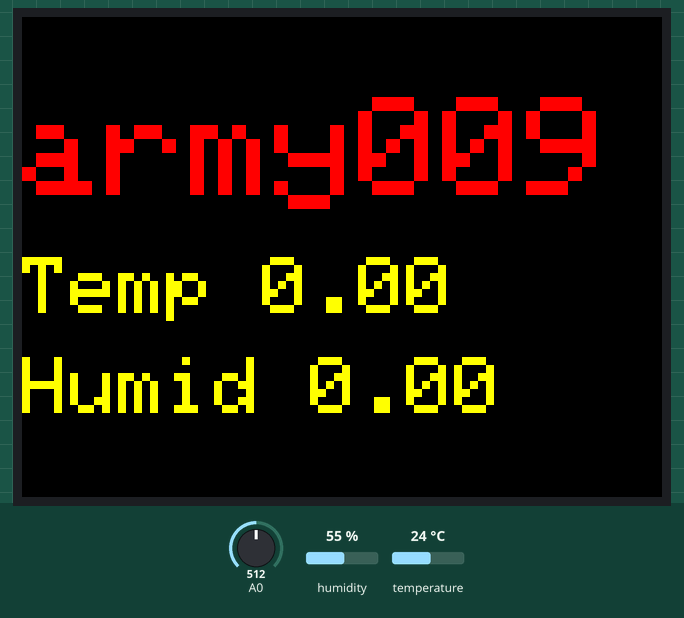
Recording of a sketch running on a simulated ESP8266 (NodeMCU). Parts: 320×240 colour display. The test bench sets the inputs (shaded band); at power-on: temperature 24 °C, humidity 55 %, A0 = 512. WiFi joins after 1.5 s; servers stay silent unless stated; uploads are accepted with an empty reply; what the sketch prints to the serial monitor is not drawn.

Above: at 2.9 s.
3.0 s: temperature set to 28 °C
At 8.0 s:
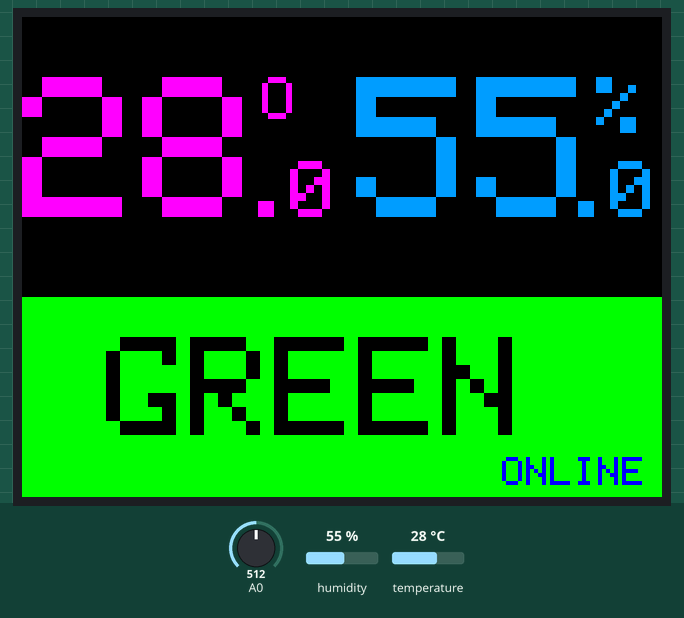
8.3 s: humidity set to 29 %
At 10.0 s:
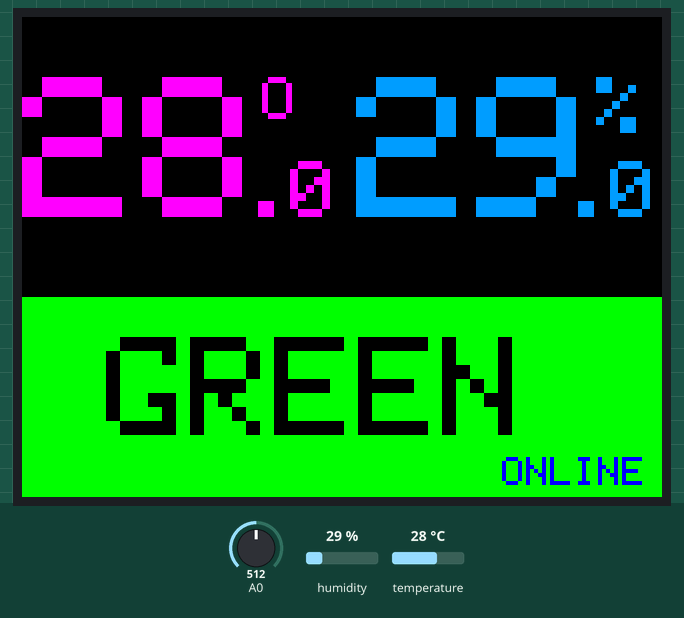
11.0 s: humidity set to 26 %
At 13.1 s:
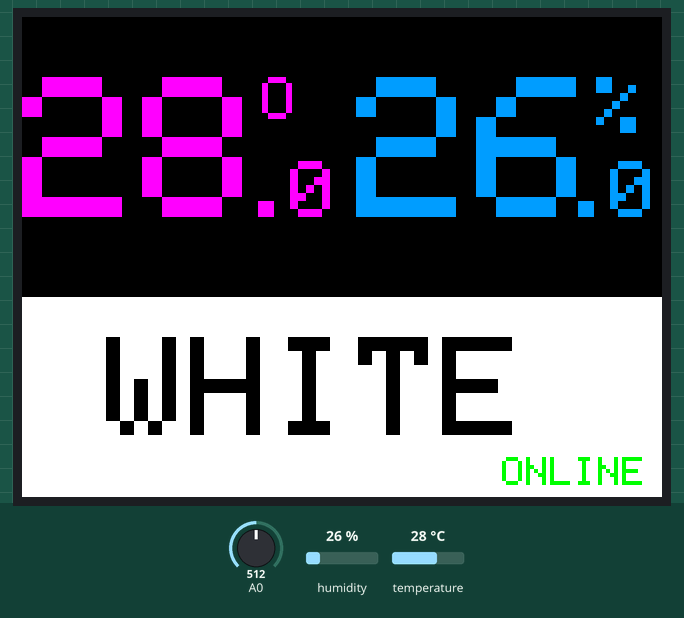
13.7 s: temperature set to 41 °C
At 16.0 s:
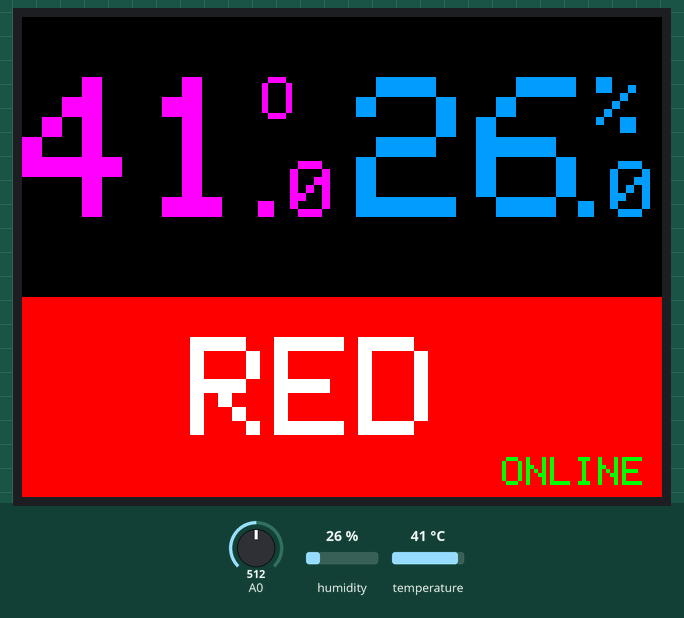
16.3 s: humidity set to 68 %
At 17.8 s:
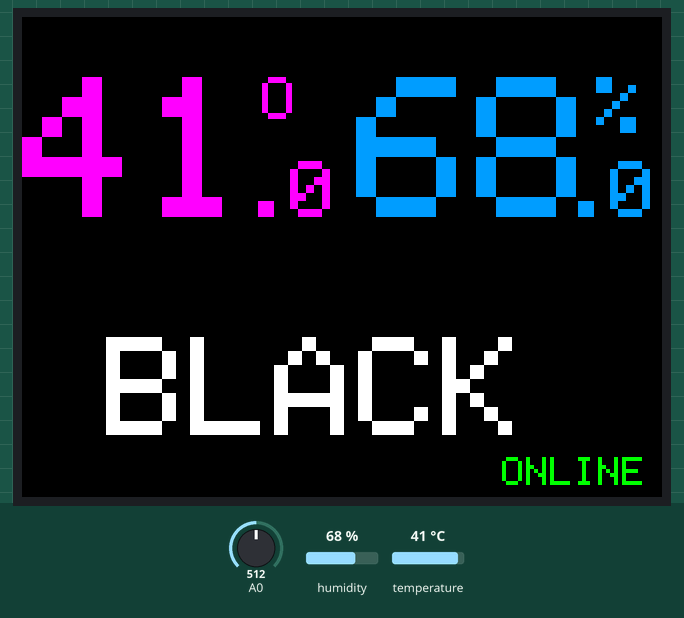
19.0 s: temperature set to 31 °C
At 20.8 s:
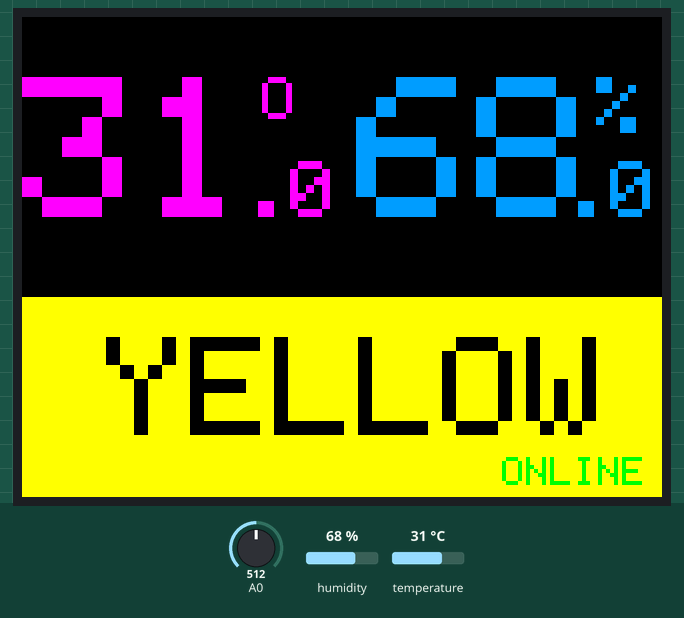
Timing chart, 0 to 22.3 s (numbered marks = the images above; inputs shaded):
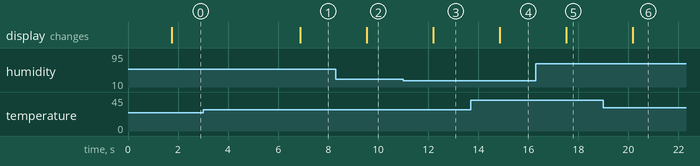

The sketch:

HT-Army_arduino-API.ino
```cpp
/*Connect
HT22
HT22 <---> D1
VCC <---> 3V3,
GND <---> GND
LED2.4Display
LED <---> 3V3
CS <---> D2
RST <---> D3
D/C <---> D4
MOSI <---> D7
SCK <---> D5
VCC <---> 3V3,l
GND <---> GND

{
  "rules": {
    "UsersData": {
      "$uid": {
        ".read": "$uid === auth.uid",
        ".write": "$uid === auth.uid"
      }
    },
    "config" : {
      ".read": true,
    	".write": true
    }
  }
}

*/
#include <WiFiManager.h> // https://github.com/tzapu/WiFiManager
#include <NTPClient.h> //firebase
#include <ESP8266HTTPClient.h>
#include <WiFiUdp.h>
#include <Firebase_ESP_Client.h>
#include "addons/TokenHelper.h"
#include "addons/RTDBHelper.h"
#include "DHT.h"
#include <Adafruit_GFX.h>    // Core graphics library
#include <Adafruit_ST7789.h> // Hardware-specific library for ST7789
#include <SPI.h>
#include <Arduino.h>

#define TFT_CS         D2   //14
#define TFT_RST        D3   //15
#define TFT_DC         D4   //32
#define DHTPIN D1
#define DHTTYPE DHT22
#define USER_EMAIL "army009@ht.com"        //---------------------
#define DEVICE_ID "army009"  //----------------------------------------
#define ST77XX_B 0X04FF
#define ST77XX_M 0XF81F
#define ST77XX_CYAN 0X07FF

String url = "https://ht-army-api-default-rtdb.asia-southeast1.firebasedatabase.app/post.json";  //----------------------------------------
int timerDelay = 60;  //----------------------------------------

bool firsttime = true;
float humid,temp,hic,water;
int train,rest,timestamp;
String flag,status;
unsigned long sendDataPrevMillis = 0;
float adjust_temp = 0;
float adjust_humid = 0;

// FirebaseJson json,json2;
WiFiUDP ntpUDP;
NTPClient timeClient(ntpUDP, "pool.ntp.org");
Adafruit_ST7789 tft = Adafruit_ST7789(TFT_CS, TFT_DC, TFT_RST);
DHT dht(DHTPIN, DHTTYPE);
WiFiManager wm;

unsigned long getTime() {
  timeClient.update();
  unsigned long now = timeClient.getEpochTime();
  return now;
}

void update_api(String device_id,float temp,float humid,float hic,String flag){
  std::unique_ptr<BearSSL::WiFiClientSecure>client(new BearSSL::WiFiClientSecure);
  client->setInsecure();
  HTTPClient https;

  if(https.begin(*client, url)) {  // HTTPS    https://www.arduinoall.net/arduino-tutor/code/client.php
      String p = "{\"device_id\":\"" + device_id + "\",\"temperature\":\"" + String(temp) + "\",\"humidity\":\"" + String(humid) + "\",\"heat_index\":\"" + String(hic) + "\"}";
      int httpResponseCode = https.POST(p);
      String content = https.getString();
      Serial.print("\nhttpResponseCode"); Serial.print(httpResponseCode);
      Serial.print("content"); Serial.println(content);
      https.end();
    }else{
      Serial.printf("[HTTPS] Unable to connect\n");
    }


}

void updateScreen(String flag,float temp,float humid,String status,int bat_percentage) {

  tft.fillScreen(ST77XX_BLACK);
  if(status=="online"){
    tft.setTextColor(ST77XX_M);
  }
  else{
    tft.setTextColor(ST77XX_RED);
  }

  tft.setCursor(0, 30);
  tft.setTextSize(10);
  tft.print(String(int(floor(temp))));
  tft.setTextSize(3);
  tft.print("O");

  tft.setTextColor(ST77XX_B);
  tft.setCursor(167, 30);
  tft.setTextSize(10);
  tft.print(String(int(floor(humid))));
  tft.setTextSize(4);
  tft.print("%");

  tft.setTextSize(4);
  tft.setCursor(110, 72);

  if(status=="online"){
    tft.setTextColor(ST77XX_M);
  }
  else{
    tft.setTextColor(ST77XX_RED);
  }
  tft.print("." + String(int(10*(temp-floor(temp)))));

  tft.setCursor(270, 72);
  tft.setTextColor(ST77XX_B);
  tft.print("." + String(int(10*(humid-floor(humid)))));

  tft.setCursor(0, 160);
  tft.setTextSize(7);
  if(flag=="GREEN"){
    tft.fillRect(0,140,350,140,ST77XX_GREEN);  //bg
    tft.setTextColor(ST77XX_BLACK); //text
    tft.println(" GREEN ");   //7
  }
  else if (flag=="RED") {
    tft.fillRect(0,140,350,140,ST77XX_RED);
    tft.setTextColor(ST77XX_WHITE);
    tft.println("  RED  ");   //7
  }
  else if (flag=="YELLOW") {
    tft.fillRect(0,140,350,140,ST77XX_YELLOW);
    tft.setTextColor(ST77XX_BLACK);
    tft.println(" YELLOW ");   //7
  }
  else if (flag=="BLACK") {
    tft.fillRect(0,140,350,140,ST77XX_BLACK);
    tft.setTextColor(ST77XX_WHITE);
    tft.println(" BLACK ");   //7
  }
  else if (flag=="WHITE") {
    tft.fillRect(0,140,350,140,ST77XX_WHITE);
    tft.setTextColor(ST77XX_BLACK);
    tft.println(" WHITE ");   //7
  }

  if(status == "online"){
    tft.setCursor(240, 220);
    if(flag=="GREEN"){
      tft.setTextColor(ST77XX_BLUE);
    }
    else{
      tft.setTextColor(ST77XX_GREEN);
    }
  }
  else{
    tft.setCursor(230, 220);
    if(flag=="RED"){
      tft.setTextColor(ST77XX_BLACK);
    }
    else{
      tft.setTextColor(ST77XX_RED);
    }
  }

  tft.setTextSize(2);
  String s = status;
  s.toUpperCase();
  tft.print(s);


}

void setup(){
  Serial.begin(115200);

  dht.begin();

  tft.init(240, 320);
  tft.invertDisplay(false);
  tft.setRotation(3);
  tft.fillScreen(ST77XX_BLACK);
  tft.setTextColor(ST77XX_RED);
  tft.setCursor(0, 40);
  tft.setTextSize(7);
  tft.println(String(USER_EMAIL).substring(0, 7));

  WiFi.mode(WIFI_STA); // explicitly set mode, esp defaults to STA+AP
  //wm.resetSettings();
  wm.setConfigPortalBlocking(false);
  wm.setConfigPortalTimeout(60);
  if(wm.autoConnect("AutoConnectAP")){
      Serial.println("connected...yeey :)");
  }
  else {
      Serial.println("Configportal running");
  }
}


void loop(){

  int bat_percentage = analogRead(A0);

  Serial.print("Batterry Percen...");
  Serial.println(bat_percentage);
  Serial.print("A0...");
  Serial.println(analogRead(A0));

  if(WiFi.status()==3 && firsttime == true){
    timeClient.begin();

    tft.setTextColor(ST77XX_YELLOW);
    tft.setTextSize(4);
    tft.setCursor(0, 120);
    String s = "";
    if(adjust_temp >0){
      s = "+";
    }
    tft.println("Temp "+s+String(adjust_temp));
    tft.setCursor(0, 170);
    s = "";
    if(adjust_humid >0){
      s = "+";
    }
    tft.println("Humid "+s+String(adjust_humid));
    delay(5000);

    firsttime = false;

  }
  //read DHT
  humid = dht.readHumidity() + adjust_humid;
  temp = dht.readTemperature() + adjust_temp;
  if(isnan(humid) || isnan(temp)) {
    humid = -99;
    temp = -99;
    hic = -99;
  }
  else{
    hic = dht.computeHeatIndex(temp, humid, false);
  }
  if(hic<27){
    flag = "WHITE";
    water = 0.5;
    train = 60;
    rest = 0;
  }
  else if(hic<32){
    flag = "GREEN";
    water = 1.5;
    train = 50;
    rest = 10;
  }
  else if(hic<41){
    flag = "YELLOW";
    water = 1;
    train = 45;
    rest = 15;
  }
  else if(hic<55){
    flag = "RED";
    water = 1;
    train = 30;
    rest = 30;
  }
  else{
    flag = "BLACK";
    water = 1;
    train = 20;
    rest = 40;
  }
  //find status
  if(WiFi.status()==3){
    status = "online";
    if(Firebase.ready()!=1){
      status = "online";
    }
  }
  else{
    status = "offline";
  }
  //update screen
  updateScreen(flag,temp,humid,status,bat_percentage);
  Serial.print("\ntemp");
  Serial.println(temp);
  Serial.print("humid");
  Serial.println(humid);
  //firebase
  Serial.print("timerDelay");
  Serial.println(timerDelay);
  Serial.print("adjust_temp");
  Serial.println(adjust_temp);
  Serial.print("adjust_humid");
  Serial.println(adjust_humid);
  Serial.print("WiFi.status()"); Serial.println(WiFi.status());
  Serial.print("sendDataPrevMillis"); Serial.println(sendDataPrevMillis);
  Serial.print("timerDelay"); Serial.println(timerDelay);
  // if (WiFi.status()==3 && Firebase.ready() && (millis() - sendDataPrevMillis > timerDelay*1000 || sendDataPrevMillis == 0)){
  //   update_firebase(temp,humid,flag);
  // }
  if (WiFi.status()==3 && (millis() - sendDataPrevMillis > timerDelay*1000 || sendDataPrevMillis == 0)){
    // update_firebase(temp,humid,flag);
    String device_id = DEVICE_ID;
    update_api(device_id, temp, humid, hic, flag);
  }

  wm.process();
  delay(1000);

}
```

Measured:
- the behaviour switches between 28 and 27 % on humidity (found by bisection; images 2 and 3)
- after the input at 3.0 s, the display: changes after 3.9 s (image 1)
- after the input at 8.3 s, the display: changes after 1.2 s (image 2)
- after the input at 11.0 s, the display: changes after 1.2 s (image 3)
- after the input at 13.7 s, the display: changes after 1.2 s (image 4)
- after the input at 16.3 s, the display: changes after 1.2 s (image 5)
- after the input at 19.0 s, the display: changes after 1.2 s (image 6)
